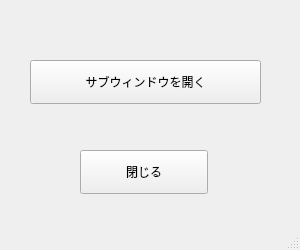
<?xml version="1.0" encoding="UTF-8"?>
<ui version="4.0">
 <class>MainWindow</class>
 <widget class="QMainWindow" name="MainWindow">
  <property name="geometry">
   <rect>
    <x>0</x>
    <y>0</y>
    <width>300</width>
    <height>250</height>
   </rect>
  </property>
  <property name="font">
   <font>
    <family>Noto Sans CJK JP</family>
   </font>
  </property>
  <property name="windowTitle">
   <string>メインウィンドウ</string>
  </property>
  <widget class="QWidget" name="centralwidget">
   <widget class="QPushButton" name="pushButton">
    <property name="geometry">
     <rect>
      <x>30</x>
      <y>60</y>
      <width>231</width>
      <height>44</height>
     </rect>
    </property>
    <property name="text">
     <string>サブウィンドウを開く</string>
    </property>
   </widget>
   <widget class="QPushButton" name="pushButton_2">
    <property name="geometry">
     <rect>
      <x>80</x>
      <y>150</y>
      <width>128</width>
      <height>44</height>
     </rect>
    </property>
    <property name="text">
     <string>閉じる</string>
    </property>
   </widget>
  </widget>
  <widget class="QStatusBar" name="statusbar"/>
 </widget>
 <resources/>
 <connections/>
</ui>
